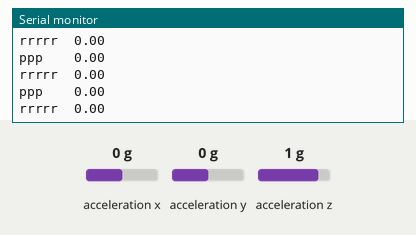
Bench run of a sketch on a simulated Arduino Uno, built with avr-gcc and run on an emulated ATmega328P. Parts: the last lines printed to the serial monitor. Wiring (inferred from the names in the program): MPU-6050 motion sensor at I2C address 0x68; MPU-6050 motion sensor at I2C address 0x69. The inputs (shaded band) are chosen by the test bench; at power-on: acceleration x 0 g, acceleration y 0 g, acceleration z 1 g. No radio packets arrive unless stated.

Above: at 1.2 s.
1.3 s: acceleration x set to -1.4 g
At 1.41 s:
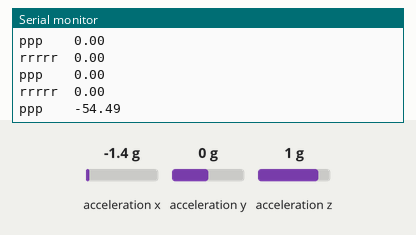
4.3 s: acceleration x set to 0.8 g
At 4.4 s:
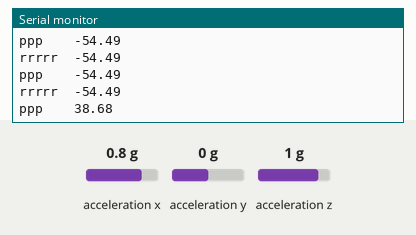
7.3 s: acceleration x set to -0.8 g
At 7.4 s:
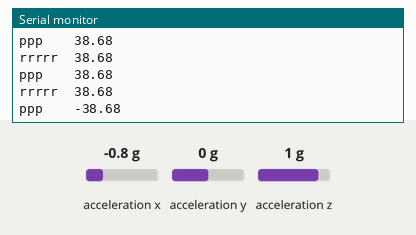
10.3 s: acceleration y set to -1.4 g
At 10.4 s:
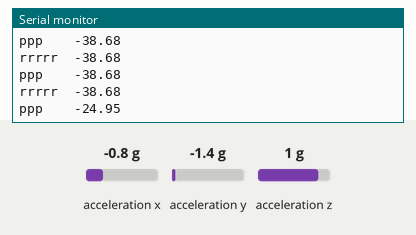
11.8 s: acceleration z set to -1.4 g
At 11.9 s:
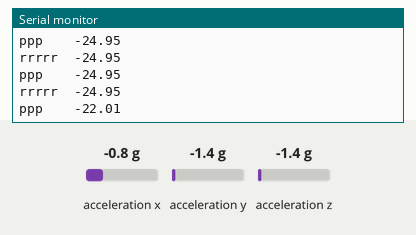
Timing chart, 0 to 14.3 s (numbered marks = the images above; inputs shaded):
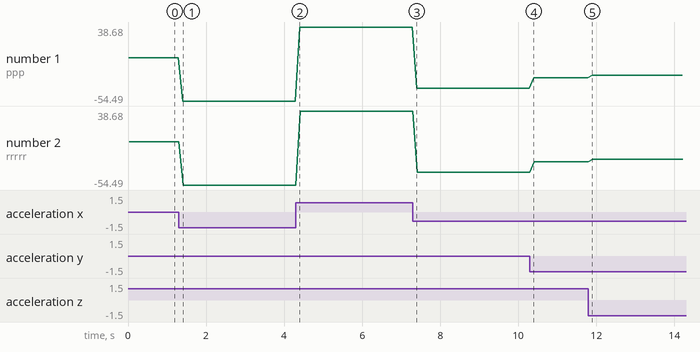

Measured:
- after the input at 1.3 s, the serial monitor: prints a new line after 0.10 s (image 1)
- after the input at 4.3 s, the serial monitor: prints a new line after 0.10 s (image 2)
- after the input at 7.3 s, the serial monitor: prints a new line after 0.10 s (image 3)
- after the input at 10.3 s, the serial monitor: prints a new line after 0.10 s (image 4)
- after the input at 11.8 s, the serial monitor: prints a new line after 0.09 s (image 5)
- plotted number 1: 0 → -54.49 after the input at 1.3 s, -54.49 → 38.68 after the input at 4.3 s, 38.68 → -38.68 after the input at 7.3 s, -38.68 → -24.95 after the input at 10.3 s, -24.95 → -22.01 after the input at 11.8 s
- plotted number 2: 0 → -54.49 after the input at 1.3 s, -54.49 → 38.68 after the input at 4.3 s, 38.68 → -38.68 after the input at 7.3 s, -38.68 → -24.95 after the input at 10.3 s, -24.95 → -22.01 after the input at 11.8 s

The sketch:

test.ino
```cpp
#include <SPI.h>
#include <nRF24L01.h>
#include <RF24.h>
#include <Wire.h> //library allows communication with I2C / TWI devices
#include <math.h> //library includes mathematical functions
byte text[4] = {0, 0, 0, 0};


const int MPU=0x68; //I2C address of the MPU-6050
int16_t AcX,AcY,AcZ; //16-bit integers
double pitch,roll;

const int MPU2=0x69; //I2C address of the MPU-6050

RF24 radio(9, 10); // CE, CSN
const byte address[6] = "00001";     //Byte of array representing the address. This is the address where we will send the data. This should be same on the receiving side.

void setup() {

radio.begin();                  //Starting the Wireless communication
radio.openWritingPipe(address); //Setting the address where we will send the data
radio.setPALevel(RF24_PA_MIN);  //You can set it as minimum or maximum depending on the distance between the transmitter and receiver.
radio.stopListening();          //This sets the module as transmitter


// MPU Se
    Wire.begin(); //initiate wire library and I2C
    Wire.beginTransmission(MPU); //begin transmission to I2C slave device
    Wire.write(0x6B); // PWR_MGMT_1 register
    Wire.write(0); // set to zero (wakes up the MPU-6050)
    Wire.endTransmission(true); //ends transmission to I2C slave device
    Serial.begin(9600); //serial communication at 9600 bauds


// MPU 2 Se
    Wire.begin(); //initiate wire library and I2C
    Wire.beginTransmission(MPU2); //begin transmission to I2C slave device
    Wire.write(0x6B); // PWR_MGMT_1 register
    Wire.write(0); // set to zero (wakes up the MPU-6050)
    Wire.endTransmission(true); //ends transmission to I2C slave device
}

void acc1()
{
    Wire.beginTransmission(MPU); //begin transmission to I2C slave device
    Wire.write(0x3B); // starting with register 0x3B (ACCEL_XOUT_H)
    Wire.endTransmission(false); //restarts transmission to I2C slave device
    Wire.requestFrom(MPU,6,true); //request 14 registers in total


    //read accelerometer data
    AcX=Wire.read()<<8|Wire.read(); // 0x3B (ACCEL_XOUT_H) 0x3C (ACCEL_XOUT_L)
    AcY=Wire.read()<<8|Wire.read(); // 0x3D (ACCEL_YOUT_H) 0x3E (ACCEL_YOUT_L)
    AcZ=Wire.read()<<8|Wire.read(); // 0x3F (ACCEL_ZOUT_H) 0x40 (ACCEL_ZOUT_L)
    double x = AcX;
    double y = AcY;
    double z = AcZ;

    roll = atan(x/sqrt((y*y) + (z*z))) * (180.0/3.14);
    pitch = atan(y/sqrt((x*x) + (z*z))) * (180.0/3.14) ;

    roll = map(roll, -50, 50, 20, 160);
    pitch = map(pitch, -60, 60, 20, 160);
    roll = constrain(roll, 20, 160);
    pitch = constrain(pitch, 20, 160);
    text[0] = pitch;
    text[1] = roll;

}


void acc2()
{
    Wire.beginTransmission(MPU2); //begin transmission to I2C slave device
    Wire.write(0x3B); // starting with register 0x3B (ACCEL_XOUT_H)
    Wire.endTransmission(false); //restarts transmission to I2C slave device
    Wire.requestFrom(MPU2,6,true); //request 14 registers in total


    //read accelerometer data
    AcX=Wire.read()<<8|Wire.read(); // 0x3B (ACCEL_XOUT_H) 0x3C (ACCEL_XOUT_L)
    AcY=Wire.read()<<8|Wire.read(); // 0x3D (ACCEL_YOUT_H) 0x3E (ACCEL_YOUT_L)
    AcZ=Wire.read()<<8|Wire.read(); // 0x3F (ACCEL_ZOUT_H) 0x40 (ACCEL_ZOUT_L)
    double x = AcX;
    double y = AcY;
    double z = AcZ;

    pitch = atan(x/sqrt((y*y) + (z*z))) * (180.0/3.14);
    roll = atan(y/sqrt((x*x) + (z*z))) * (180.0/3.14) ;
        Serial.print("ppp    ");
    Serial.println(pitch);
    Serial.print("rrrrr  ");
    Serial.println(pitch);
    roll = map(roll, -50, 50, 20, 160);
    pitch = map(pitch, -60, 60, 20, 160);
    roll = constrain(roll, 20, 160);
    pitch = constrain(pitch, 20, 160);

    text[2] = pitch;
    text[3] = roll;

}

void loop()
{
  while(true)
  {
  acc1();
  delay(10);
  acc2();

  radio.write(&text, sizeof(text));                  //Sending the message to receiver

  delay(100);
  }


}
```
